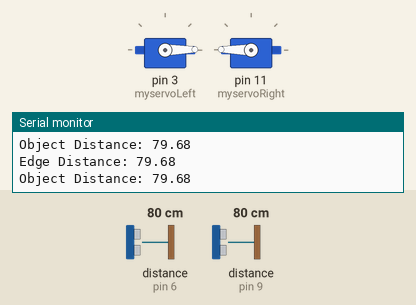
Recording of a sketch running on a simulated Arduino Uno, built with avr-gcc and run on an emulated ATmega328P. Parts: 2 × servo, the last lines printed to the serial monitor. Wiring (inferred from the names in the program): 2 × ultrasonic range finder: trigger pin 5, echo pin 6 / trigger pin 10, echo pin 9. Inputs (shaded band) come from the test bench; at power-on: distance to the obstacle (sensors on pin 9, pin 6) 80 cm. The echo pulse lasts 58.3 µs per cm.

Above: at 2.9 s.
3.0 s: distance to the obstacle (sensor on pin 9) set to 2 cm
At 4.8 s:
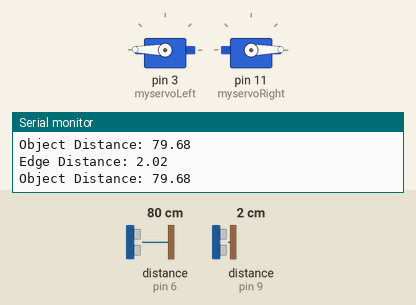
5.8 s: distance to the obstacle (sensor on pin 6) set to 19 cm
8.6 s: distance to the obstacle (sensor on pin 6) set to 14 cm
At 10.7 s:
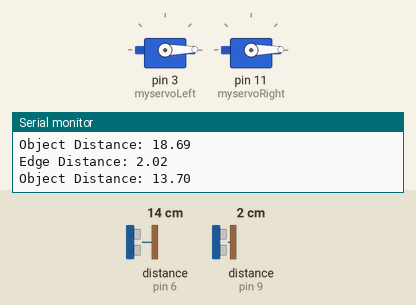
14.8 s: distance to the obstacle (sensor on pin 6) set to 10 cm
At 17.2 s:
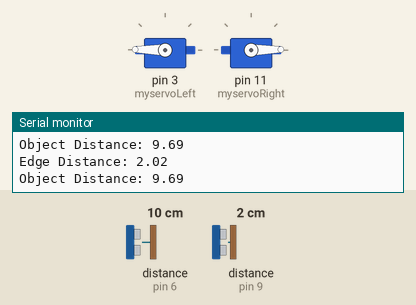
17.6 s: distance to the obstacle (sensor on pin 9) set to 18 cm
At 19.5 s:
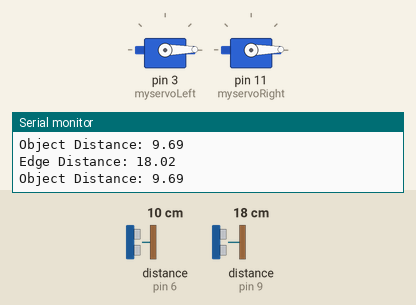
Timing chart, 0 to 24.8 s (numbered marks = the images above; inputs shaded):
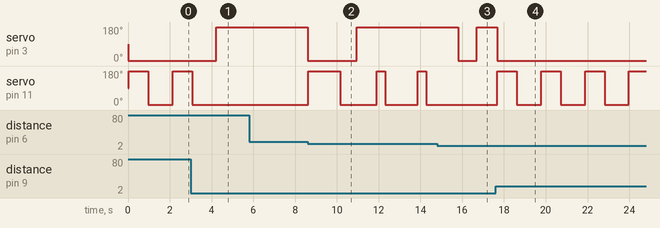

The sketch:

robot.ino
```cpp
#include <Servo.h>

// twelve servo objects can be created on most boards
Servo myservoLeft;  // create servo object to control a servo
Servo myservoRight;

const int trigPinObject = 5;
const int echoPinObject = 6;
const int trigPinEdge = 10;
const int echoPinEdge = 9;

float durationObject, distanceObject;
float durationEdge, distanceEdge;

int pos = 0;    // variable to store the servo position
int startFlag = 0;
int edgeFlag = 0;
int objectFlag = 0;
int flag = 0;

void setup() {
  myservoLeft.attach(3);  // attaches the servo on pin 9 to the servo object
  myservoRight.attach(11);  // attaches the servo on pin 9 to the servo object

  // Ultrasonic for Object Detection
  pinMode(trigPinObject, OUTPUT);
  pinMode(echoPinObject, INPUT);

  // Ultrasonic for Edge Detection
  pinMode(trigPinEdge, OUTPUT);
  pinMode(echoPinEdge, INPUT);

  // Starts the serial monitor with data rate of 9600 bits per second
  Serial.begin(9600);
}

void loop() {
  distanceEdge = detectEdge();
  distanceObject = detectObject();

  // Starts the Sanibot
  if (distanceObject <= 6) {
    flag = 1;
  }

  // Edge of surface hit
  if (distanceEdge >= 10) {
    flag = 2;
  }

  // Object Detected
  if (distanceObject <= 15 and distanceObject > 10) {
    flag = 3;
  }

  switch (flag) {
    case 1:
      go();
      break;
    case 2:
      edgeDetected();
      flag = 1;
      break;
    case 3:
      objectDetected();
      flag = 1;
      break;
  }

  delay(75);
}

int detectEdge() {
  // Ultrasonic for Edge Detection
  digitalWrite(trigPinEdge, LOW);
  delayMicroseconds(2);
  digitalWrite(trigPinEdge, HIGH);
  delayMicroseconds(10);
  digitalWrite(trigPinEdge, LOW);
  durationEdge = pulseIn(echoPinEdge, HIGH);
  // calculating distance in cm
  distanceEdge = (durationEdge * .0343) / 2;
  Serial.print("Edge Distance: ");
  Serial.println(distanceEdge);
  return distanceEdge;
}

int detectObject() {
  // Ultrasonic for Object Detection
  digitalWrite(trigPinObject, LOW);
  delayMicroseconds(2);
  digitalWrite(trigPinObject, HIGH);
  delayMicroseconds(2);
  digitalWrite(trigPinObject, LOW);
  durationObject = pulseIn(echoPinObject, HIGH);
  // calculating distance in cm
  distanceObject = (durationObject * .0343) / 2;
  Serial.print("Object Distance: ");
  Serial.println(distanceObject);
  return distanceObject;
}

void edgeDetected() {
  reverse(30);
  turnLeft(35);
}

void objectDetected() {
  reverse(50);
  turnLeft(26);
  driveForward(30);
  turnRight(13);
  driveForward(50);
  turnRight(13);
  driveForward(50);
  turnLeft(26);
}

void go() {
  // Left Servo
  int posLeft = 180;
  posLeft -= 1;
  myservoLeft.write(posLeft);
  delay(15);

  // Right Servo
  int posRight = 0;
  posRight += 1;
  myservoRight.write(posRight);
  delay(15);
}

void driveForward(int duration) {
  for (int i = 0; i <= duration; i += 1) {
    // Left Servo
    int posLeft = 180;
    posLeft -= 1;
    myservoLeft.write(posLeft);
    delay(15);

    // Right Servo
    int posRight = 0;
    posRight += 1;
    myservoRight.write(posRight);
    delay(15);
  }
}

void reverse(int duration) {
  // Reverse
  for (int i = 0; i <= duration; i += 1) {
    // Left Servo
    int posLeft = 0;
    posLeft += 1;
    myservoLeft.write(posLeft);
    delay(15);

    // Right Servo
    int posRight = 180;
    posRight -= 1;
    myservoRight.write(posRight);
    delay(15);
  }
}

void turnRight(int distance) {
  for (int i = 0; i <= distance; i += 1) {
    // Left Servo
    int posLeft = 180;
    posLeft -= 1;
    myservoLeft.write(posLeft);
    delay(15);

    // Right Servo
    int posRight = 180;
    posRight -= 1;
    myservoRight.write(posRight);
    delay(15);
  }
}

void turnLeft(int distance) {
  // Turn Left
  for (int i = 0; i <= distance; i += 1) {
    // Left Servo
    int posLeft = 0;
    posLeft += 1;
    myservoLeft.write(posLeft);
    delay(15);

    // Right Servo
    int posRight = 0;
    posRight += 1;
    myservoRight.write(posRight);
    delay(15);
  }
}
```

Measured:
- the behaviour switches between 17 and 16 cm on distance to the obstacle (sensor on pin 6) (found by bisection; images 1 and 2)
- the behaviour switches between 12 and 11 cm on distance to the obstacle (sensor on pin 6) (found by bisection; images 2 and 3)
- after the input at 3.0 s, servo on pin 3 (myservoLeft): 1° → 179° after 1.2 s; servo on pin 11 (myservoRight): goes on until 3.1 s, then stays 1°
- after the input at 8.6 s, servo on pin 3 (myservoLeft): 179° → 1° at once, → 179° 2.4 s later; servo on pin 11 (myservoRight): goes 179° 1.5 s, 1° 1.7 s, 179° 0.42 s, 1° 1.5 s, 179° 0.42 s, then 1°, starting at once
- after the input at 14.8 s, servo on pin 11 (myservoRight): stays 1° (without the input it goes to 179° after 1.9 s)
- after the input at 17.6 s, servo on pin 3 (myservoLeft): 179° → 1° after 0.07 s; servo on pin 11 (myservoRight): alternates 179° for 0.93 s and 1° for 1.2 s, starting after 0.09 s
